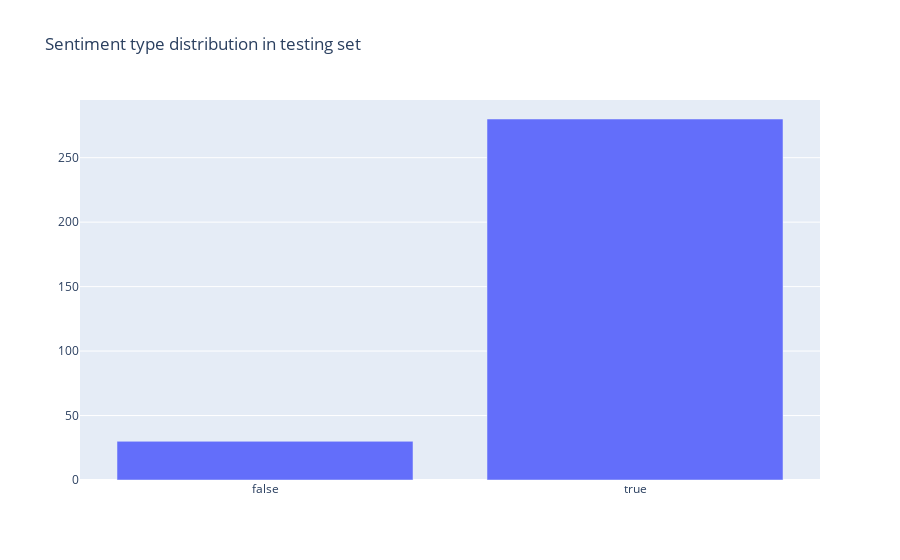

The code cell stored with this chart in its notebook:
### Code cell
df = less_false_test_data
false = len(df[df["Is_Unreliable"] == 1])
true = len(df[df["Is_Unreliable"] == 0])
dist = [
    graph_objs.Bar(
        x=["false", "true"],
        y=[false, true],
)]
plotly.offline.iplot({"data":dist, "layout":graph_objs.Layout(title="Sentiment type distribution in testing set")})

### Figure 1 — Plotly figure (JSON) as saved in the notebook; plotly's stock layout.template omitted (floating-point values rounded to 4 significant figures)
{"data": [{"type": "bar", "x": ["false", "true"], "y": [30, 280]}], "layout": {"title": {"text": "Sentiment type distribution in testing set"}}}
